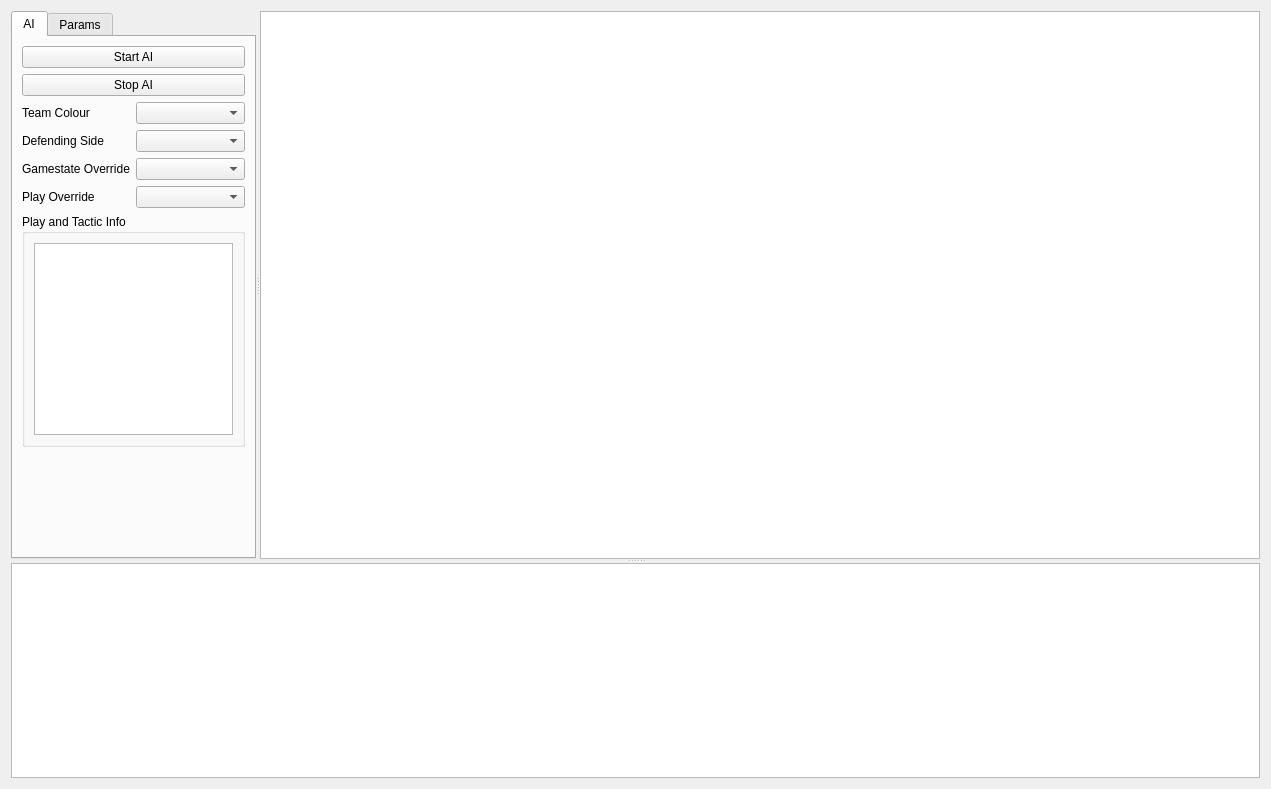
<?xml version="1.0" encoding="UTF-8"?>
<ui version="4.0">
 <class>AutoGeneratedMainWidget</class>
 <widget class="QWidget" name="AutoGeneratedMainWidget">
  <property name="geometry">
   <rect>
    <x>0</x>
    <y>0</y>
    <width>1271</width>
    <height>789</height>
   </rect>
  </property>
  <property name="windowTitle">
   <string>Form</string>
  </property>
  <layout class="QHBoxLayout" name="horizontalLayout">
   <item>
    <widget class="QSplitter" name="robot_status_splitter">
     <property name="orientation">
      <enum>Qt::Vertical</enum>
     </property>
     <widget class="QSplitter" name="ai_control_and_view_splitter">
      <property name="sizePolicy">
       <sizepolicy hsizetype="Expanding" vsizetype="Preferred">
        <horstretch>0</horstretch>
        <verstretch>0</verstretch>
       </sizepolicy>
      </property>
      <property name="orientation">
       <enum>Qt::Horizontal</enum>
      </property>
      <widget class="QTabWidget" name="ai_control_tab_widget">
       <property name="sizePolicy">
        <sizepolicy hsizetype="Maximum" vsizetype="Expanding">
         <horstretch>0</horstretch>
         <verstretch>0</verstretch>
        </sizepolicy>
       </property>
       <property name="currentIndex">
        <number>0</number>
       </property>
       <property name="usesScrollButtons">
        <bool>false</bool>
       </property>
       <property name="movable">
        <bool>true</bool>
       </property>
       <widget class="QWidget" name="ai_tab">
        <property name="sizePolicy">
         <sizepolicy hsizetype="Maximum" vsizetype="Preferred">
          <horstretch>0</horstretch>
          <verstretch>0</verstretch>
         </sizepolicy>
        </property>
        <attribute name="title">
         <string>AI</string>
        </attribute>
        <layout class="QVBoxLayout" name="verticalLayout">
         <item>
          <widget class="QPushButton" name="start_ai_button">
           <property name="text">
            <string>Start AI</string>
           </property>
           <property name="checkable">
            <bool>false</bool>
           </property>
           <property name="checked">
            <bool>false</bool>
           </property>
          </widget>
         </item>
         <item>
          <widget class="QPushButton" name="stop_ai_button">
           <property name="text">
            <string>Stop AI</string>
           </property>
          </widget>
         </item>
         <item>
          <layout class="QFormLayout" name="ai_config_combobox_layout">
           <item row="2" column="0">
            <widget class="QLabel" name="gamestate_override_label">
             <property name="text">
              <string>Gamestate Override</string>
             </property>
            </widget>
           </item>
           <item row="2" column="1">
            <widget class="QComboBox" name="gamestate_override_combo_box"/>
           </item>
           <item row="3" column="0">
            <widget class="QLabel" name="play_override_label">
             <property name="text">
              <string>Play Override</string>
             </property>
            </widget>
           </item>
           <item row="3" column="1">
            <widget class="QComboBox" name="play_override_combo_box"/>
           </item>
           <item row="1" column="0">
            <widget class="QLabel" name="defending_side_label">
             <property name="text">
              <string>Defending Side</string>
             </property>
            </widget>
           </item>
           <item row="0" column="0">
            <widget class="QLabel" name="team_colour_label">
             <property name="text">
              <string>Team Colour</string>
             </property>
            </widget>
           </item>
           <item row="1" column="1">
            <widget class="QComboBox" name="defending_side_combo_box"/>
           </item>
           <item row="0" column="1">
            <widget class="QComboBox" name="team_colour_combo_box"/>
           </item>
          </layout>
         </item>
         <item>
          <widget class="QGroupBox" name="play_and_tactic_info_group_box">
           <property name="title">
            <string>Play and Tactic Info</string>
           </property>
           <layout class="QVBoxLayout" name="verticalLayout_2">
            <item>
             <widget class="QTextEdit" name="play_and_tactic_info_text_edit">
              <property name="html">
               <string>&lt;!DOCTYPE HTML PUBLIC &quot;-//W3C//DTD HTML 4.0//EN&quot; &quot;http://www.w3.org/TR/REC-html40/strict.dtd&quot;&gt;
&lt;html&gt;&lt;head&gt;&lt;meta name=&quot;qrichtext&quot; content=&quot;1&quot; /&gt;&lt;style type=&quot;text/css&quot;&gt;
p, li { white-space: pre-wrap; }
&lt;/style&gt;&lt;/head&gt;&lt;body style=&quot; font-family:'Sans Serif'; font-size:9pt; font-weight:400; font-style:normal;&quot;&gt;
&lt;p style=&quot;-qt-paragraph-type:empty; margin-top:0px; margin-bottom:0px; margin-left:0px; margin-right:0px; -qt-block-indent:0; text-indent:0px;&quot;&gt;&lt;br /&gt;&lt;/p&gt;&lt;/body&gt;&lt;/html&gt;</string>
              </property>
             </widget>
            </item>
           </layout>
          </widget>
         </item>
         <item>
          <spacer name="ai_tab_vertical_spacer">
           <property name="orientation">
            <enum>Qt::Vertical</enum>
           </property>
           <property name="sizeHint" stdset="0">
            <size>
             <width>20</width>
             <height>40</height>
            </size>
           </property>
          </spacer>
         </item>
        </layout>
       </widget>
       <widget class="QWidget" name="params_tab">
        <property name="sizePolicy">
         <sizepolicy hsizetype="Maximum" vsizetype="Preferred">
          <horstretch>0</horstretch>
          <verstretch>0</verstretch>
         </sizepolicy>
        </property>
        <attribute name="title">
         <string>Params</string>
        </attribute>
        <layout class="QVBoxLayout" name="params_tab_vertical_layout">
         <property name="sizeConstraint">
          <enum>QLayout::SetNoConstraint</enum>
         </property>
         <item>
          <widget class="QScrollArea" name="params_tab_scroll_area">
           <property name="widgetResizable">
            <bool>true</bool>
           </property>
           <widget class="QWidget" name="scrollAreaWidgetContents">
            <property name="geometry">
             <rect>
              <x>0</x>
              <y>0</y>
              <width>98</width>
              <height>28</height>
             </rect>
            </property>
           </widget>
          </widget>
         </item>
        </layout>
       </widget>
      </widget>
      <widget class="ZoomableQGraphicsView" name="ai_visualization_graphics_view">
       <property name="sizePolicy">
        <sizepolicy hsizetype="MinimumExpanding" vsizetype="MinimumExpanding">
         <horstretch>0</horstretch>
         <verstretch>0</verstretch>
        </sizepolicy>
       </property>
       <property name="minimumSize">
        <size>
         <width>1000</width>
         <height>0</height>
        </size>
       </property>
      </widget>
     </widget>
     <widget class="RobotStatusTable" name="robot_status_table_widget"/>
    </widget>
   </item>
  </layout>
 </widget>
 <customwidgets>
  <customwidget>
   <class>RobotStatusTable</class>
   <extends>QTableWidget</extends>
   <header>software/gui/widgets/robot_status_table.h</header>
  </customwidget>
  <customwidget>
   <class>ZoomableQGraphicsView</class>
   <extends>QGraphicsView</extends>
   <header>software/gui/widgets/zoomable_qgraphics_view.h</header>
  </customwidget>
 </customwidgets>
 <resources/>
 <connections/>
</ui>
